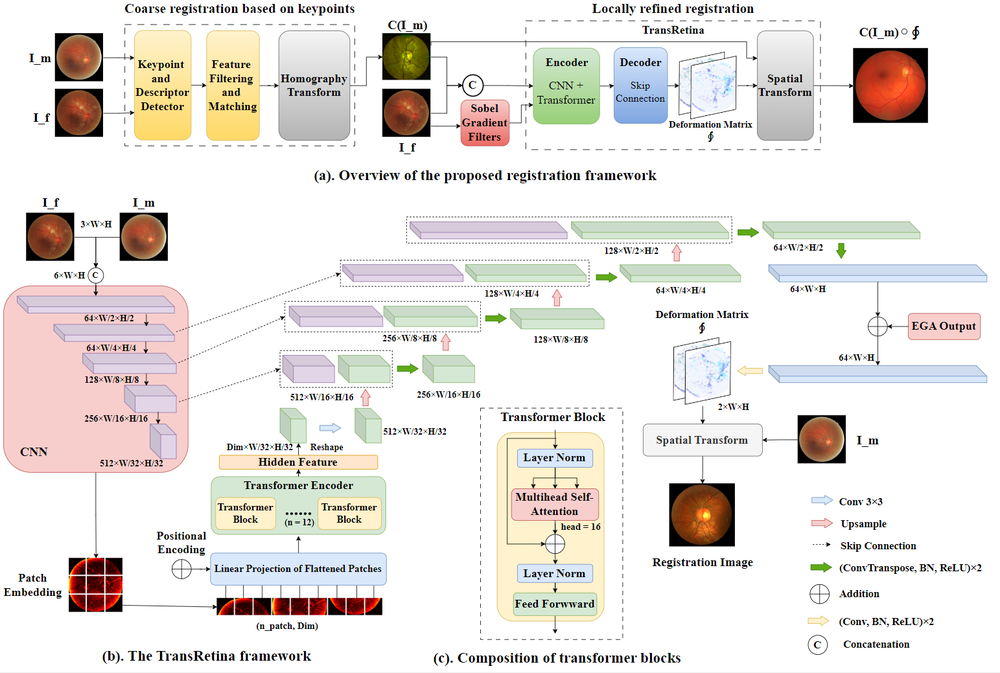
#> input picture image/model.png, 1000 x 673 px, shrunk from 1543 x 1039 before the run; its folder holds only this picture in this run
$ python -i generate_image_pairs.py   (imports and definitions only)
#> lines starting #> are read from the running program, lines starting #| are printed output that depends on the picture
#> further down, picture is the input picture: shape (673, 1000, 3); mean B, G, R 225.8, 229.5, 233.7
import os
import cv2
import numpy as np
from tqdm import tqdm
import random

def apply_full_transform(img):
    """
    Apply a sequence of data augmentation transforms to the input image,
    including affine, elastic deformation, and additive Gaussian noise.
    """
    img = affine_transform(img)
    img = elastic_transform(img)
    img = add_noise(img)
    return img

def affine_transform(img):
    """
    Perform random affine transformation on the image,
    including rotation, scaling, and translation.
    """
    h, w = img.shape[:2]
#> h = 673; w = 1000
    center = (w // 2, h // 2)
#> center = (500, 336)
    angle = random.uniform(-10, 10)  # random rotation angle
    scale = random.uniform(0.9, 1.1)  # random scaling
    tx = random.uniform(-0.05 * w, 0.05 * w)
#> tx = -7.94
    ty = random.uniform(-0.05 * h, 0.05 * h)
#> ty = -16.22

    M = cv2.getRotationMatrix2D(center, angle, scale)
    M[0, 2] += tx
    M[1, 2] += ty
    return cv2.warpAffine(
        img, M, (w, h), flags=cv2.INTER_LINEAR,
        borderMode=cv2.BORDER_CONSTANT, borderValue=0
    )
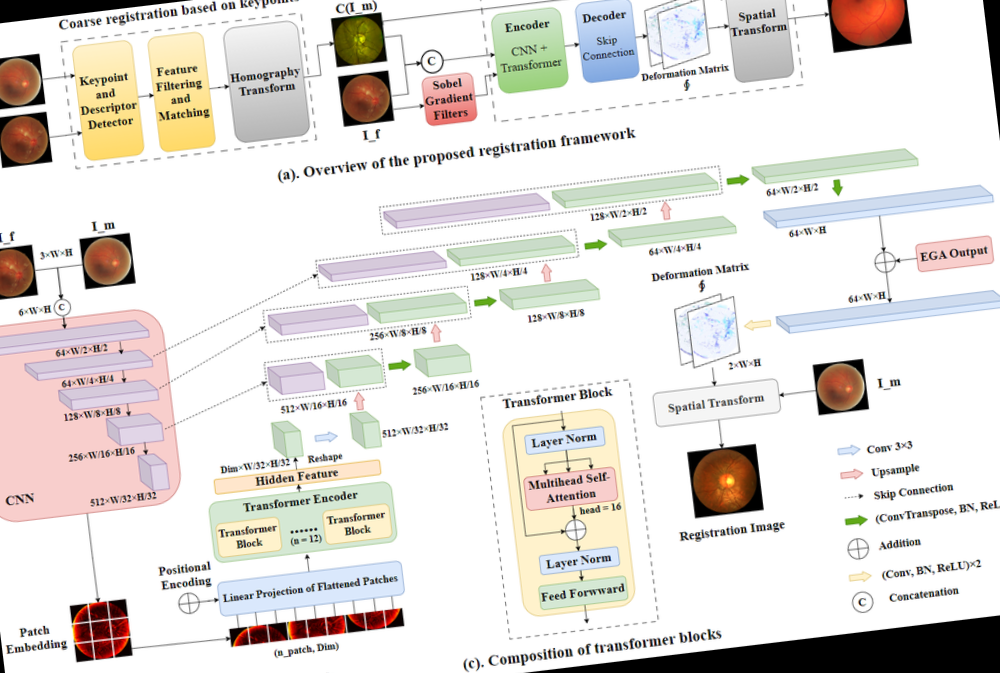
#> returned value: shape (673, 1000, 3); mean of channels 0, 1, 2 218.7, 222.7, 226.8; drawn as B, G, R

def elastic_transform(img, alpha=50, sigma=6):
    """
    Apply elastic deformation to the image based on a random displacement field
    smoothed by a Gaussian filter.

    Parameters:
    - alpha: scaling factor for displacement
    - sigma: Gaussian kernel standard deviation
    """
#> called with alpha = 50, sigma = 6
    h, w = img.shape[:2]
#> h = 673; w = 1000
    random_state = np.random.RandomState(None)

    dx = cv2.GaussianBlur((random_state.rand(h, w) * 2 - 1), (0, 0), sigma) * alpha
    dy = cv2.GaussianBlur((random_state.rand(h, w) * 2 - 1), (0, 0), sigma) * alpha

    x, y = np.meshgrid(np.arange(w), np.arange(h))
    map_x = np.clip(x + dx, 0, w - 1).astype(np.float32)
    map_y = np.clip(y + dy, 0, h - 1).astype(np.float32)

    return cv2.remap(
        img, map_x, map_y,
        interpolation=cv2.INTER_LINEAR,
        borderMode=cv2.BORDER_CONSTANT, borderValue=0
    )
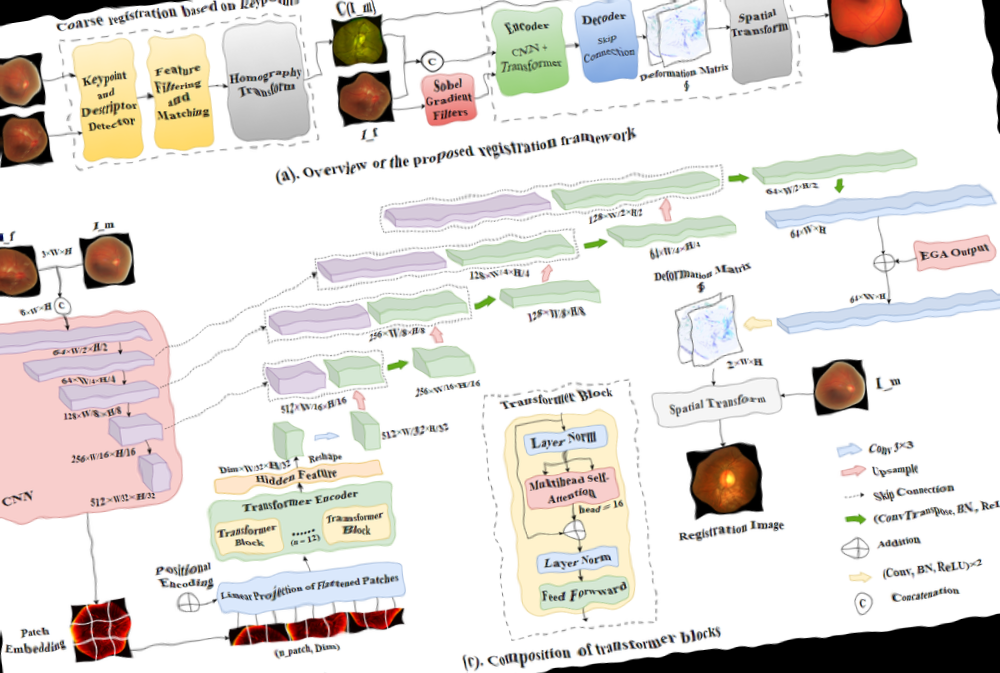
#> returned value: shape (673, 1000, 3); mean of channels 0, 1, 2 218.8, 222.7, 226.8; drawn as B, G, R

def add_noise(img, std=5):
    """
    Add Gaussian noise with specified standard deviation to the image.
    """
#> called with std = 5
    noise = np.random.normal(0, std, img.shape).astype(np.float32)
    noisy = img.astype(np.float32) + noise
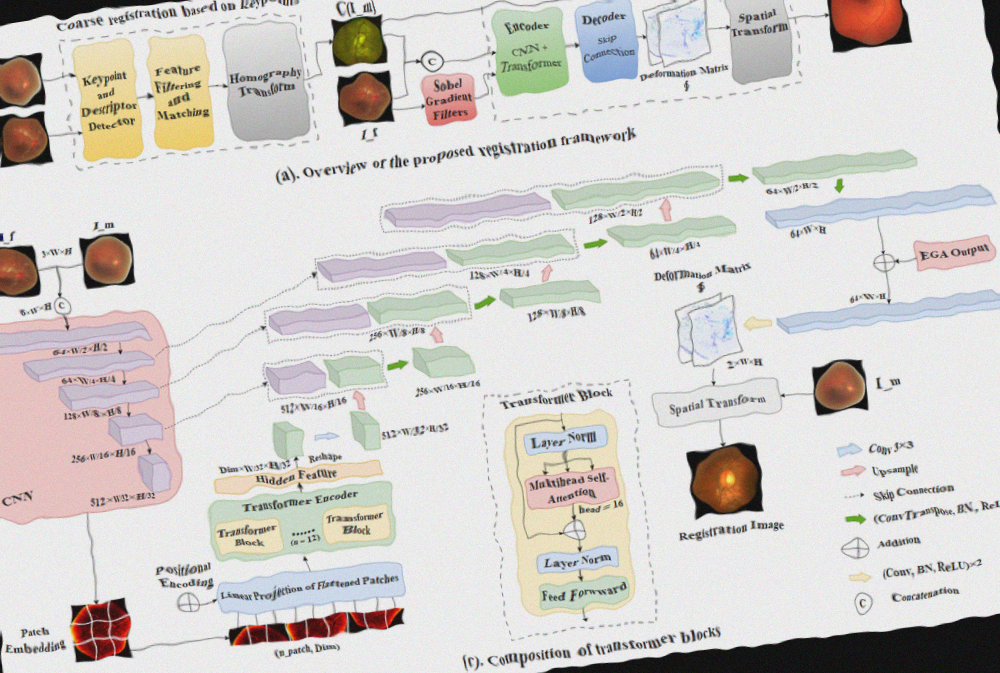
#> noisy: shape (673, 1000, 3) float32; mean of channels 0, 1, 2 218.8, 222.7, 226.9; drawn with min black and max white
    noisy = np.clip(noisy, 0, 255)
    return noisy.astype(np.uint8)


# === Main Function ===
def generate_pairs_with_uniform_naming(input_dir, output_dir, num_pairs_per_image=2):
    """
    Generate fixed-moving image pairs with consistent zero-padded filenames.

    Parameters:
    - input_dir: path to the directory containing original images
    - output_dir: path to save generated image pairs under 'fixed' and 'moving'
    - num_pairs_per_image: number of pairs to generate per input image
    """
    fixed_dir = os.path.join(output_dir, "fixed")
    moving_dir = os.path.join(output_dir, "moving")
    os.makedirs(fixed_dir, exist_ok=True)
    os.makedirs(moving_dir, exist_ok=True)

    image_list = sorted([
        f for f in os.listdir(input_dir)
        if f.lower().endswith(('.jpg', '.png', '.jpeg'))
    ])

    counter = 0  # global uniform counter for naming

    for fname in tqdm(image_list, desc="Processing images"):
        path = os.path.join(input_dir, fname)
        img = cv2.imread(path)
        if img is None:
            print(f"[Skipped] Cannot read image: {fname}")
            continue

        for _ in range(num_pairs_per_image):
            fixed_img = apply_full_transform(img)
            moving_img = apply_full_transform(img)

            filename = f"{counter:06d}.jpg"
            cv2.imwrite(os.path.join(fixed_dir, filename), fixed_img)
            cv2.imwrite(os.path.join(moving_dir, filename), moving_img)
            counter += 1

    print(f"\n Generated {counter} pairs with filenames from 000000.jpg to {counter-1:06d}.jpg")


input_dir = "dataset/training_set/images"
output_dir = "dataset/training_set/pair_images"
# [1 line not run here, left out]

>>> import cv2
>>> picture = cv2.imread('../../image/model.png')
>>> result = apply_full_transform(picture)
